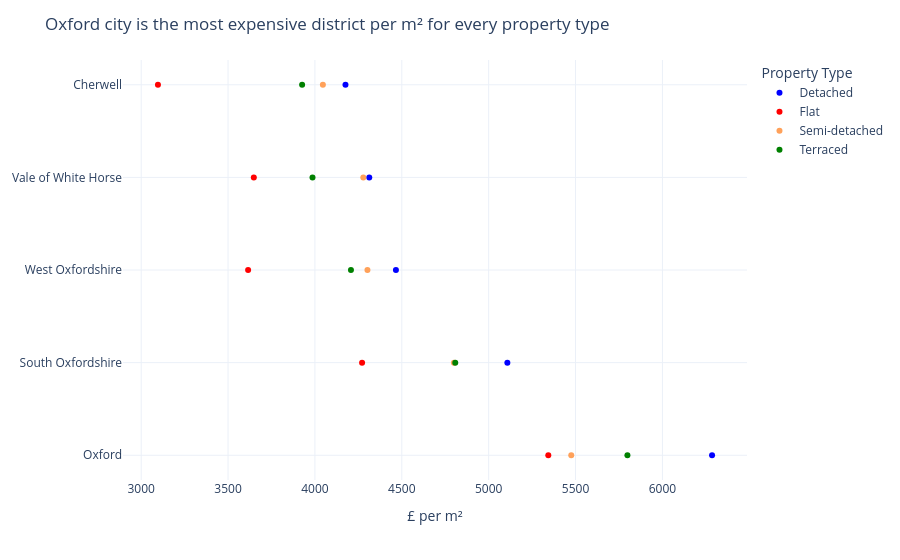

The notebook cell saved with this chart:
### Code cell
recent_years_agg= recent_years.groupby(['district', 'property_subtype'])['£/m2'].agg(['median', 'count']).reset_index()
fig = px.scatter(recent_years_agg, 
           x= 'median', 
           y='district', 
           color='property_subtype', 
           color_discrete_map={'Detached':'blue', 'Semi-detatched':'orange', 'Terraced':'green', 'Flat':'red'}, 
           category_orders={'district':['Cherwell', 'Vale of White Horse', 'West Oxfordshire', 'South Oxfordshire', 'Oxford']},
           template='plotly_white')
fig.update_xaxes(title_text='£ per m²')
fig.update_yaxes(title_text=None)
fig.update_layout({'title':{'text':'Oxford city is the most expensive district per m² for every property type'}, 'legend_title_text':"Property Type", })



# color_discrete_map={'Detatched':'blue', 'Semi-detatched':'yellow', 'Terraced':'yellow', 'Flat':'red'})
# sns.set_theme(style='white', font_scale=1.2)
# g= sns.pointplot(recent_years, x= '£/m2', hue='property_subtype', y='district', order=sorted_idx, hue_order=['Detached', 'Semi-detached', 'Terraced', 'Flat'], dodge=True, estimator='median', linestyle='none', errorbar=None)
# g.set_title('Oxford city is the most expensive district per m² for every property type', pad=15, fontsize=16)
# g.set(ylabel='', xlabel='£ per m²')
# g.legend(title='Property type', fontsize=12)

### Figure 1 — Plotly figure (JSON) as saved in the notebook; plotly's stock layout.template omitted (floating-point values rounded to 4 significant figures)
{"data": [{"hovertemplate": "property_subtype=Detached<br>median=%{x}<br>district=%{y}<extra></extra>", "legendgroup": "Detached", "marker": {"color": "blue", "symbol": "circle"}, "mode": "markers", "name": "Detached", "orientation": "h", "showlegend": true, "type": "scatter", "x": [4176.0, 6286.0, 5108.0, 4313.0, 4466.0], "xaxis": "x", "y": ["Cherwell", "Oxford", "South Oxfordshire", "Vale of White Horse", "West Oxfordshire"], "yaxis": "y"}, {"hovertemplate": "property_subtype=Flat<br>median=%{x}<br>district=%{y}<extra></extra>", "legendgroup": "Flat", "marker": {"color": "red", "symbol": "circle"}, "mode": "markers", "name": "Flat", "orientation": "h", "showlegend": true, "type": "scatter", "x": [3096.0, 5343.0, 4271.0, 3648.0, 3615.0], "xaxis": "x", "y": ["Cherwell", "Oxford", "South Oxfordshire", "Vale of White Horse", "West Oxfordshire"], "yaxis": "y"}, {"hovertemplate": "property_subtype=Semi-detached<br>median=%{x}<br>district=%{y}<extra></extra>", "legendgroup": "Semi-detached", "marker": {"color": "#FFA15A", "symbol": "circle"}, "mode": "markers", "name": "Semi-detached", "orientation": "h", "showlegend": true, "type": "scatter", "x": [4046.0, 5475.0, 4800.0, 4278.0, 4302.0], "xaxis": "x", "y": ["Cherwell", "Oxford", "South Oxfordshire", "Vale of White Horse", "West Oxfordshire"], "yaxis": "y"}, {"hovertemplate": "property_subtype=Terraced<br>median=%{x}<br>district=%{y}<extra></extra>", "legendgroup": "Terraced", "marker": {"color": "green", "symbol": "circle"}, "mode": "markers", "name": "Terraced", "orientation": "h", "showlegend": true, "type": "scatter", "x": [3926.0, 5799.0, 4808.0, 3986.0, 4207.0], "xaxis": "x", "y": ["Cherwell", "Oxford", "South Oxfordshire", "Vale of White Horse", "West Oxfordshire"], "yaxis": "y"}], "layout": {"legend": {"title": {"text": "Property Type"}, "tracegroupgap": 0}, "margin": {"t": 60}, "title": {"text": "Oxford city is the most expensive district per m² for every property type"}, "xaxis": {"anchor": "y", "domain": [0, 1], "title": {"text": "£ per m²"}}, "yaxis": {"anchor": "x", "categoryarray": ["Oxford", "South Oxfordshire", "West Oxfordshire", "Vale of White Horse", "Cherwell"], "categoryorder": "array", "domain": [0, 1], "title": {}}}}
